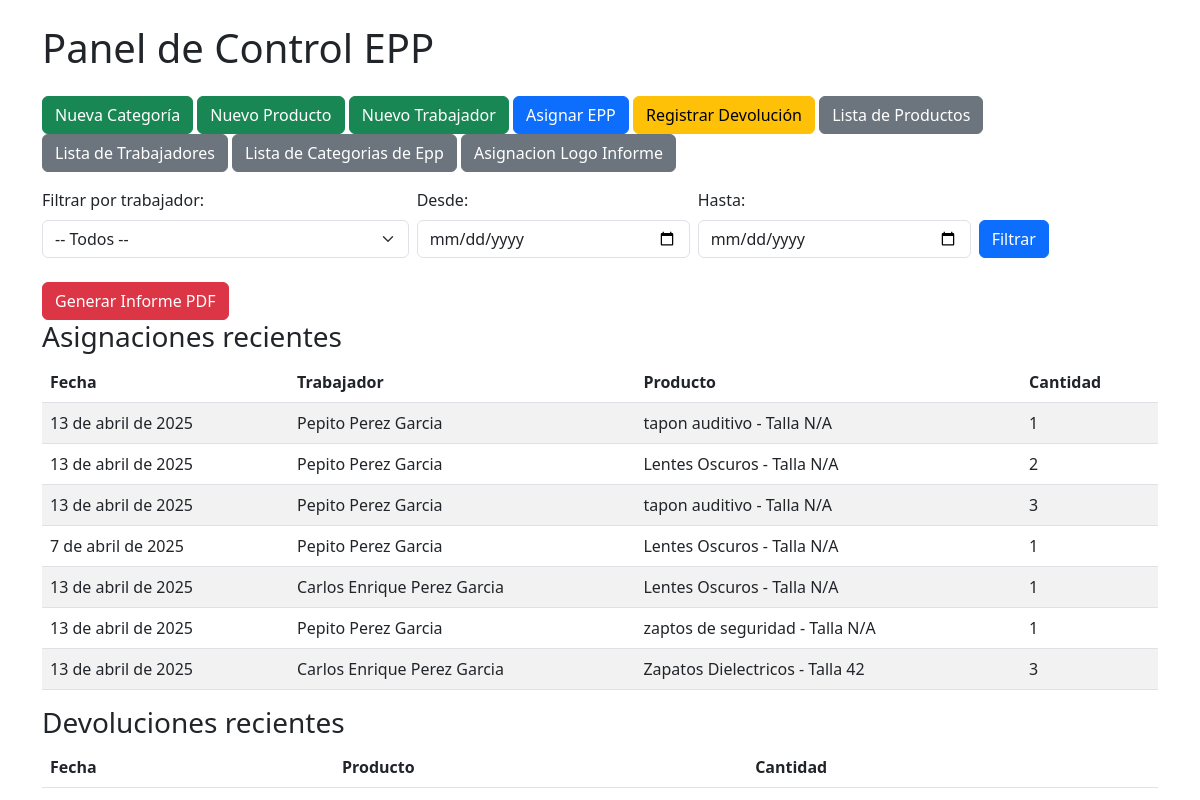
The page / on the database its author committed.
### epp/models.py (models this page shows, shortened)
class AsignacionEpp(models.Model):
    trabajador = models.ForeignKey(Trabajador, on_delete=models.CASCADE)
    producto = models.ForeignKey(Producto, on_delete=models.CASCADE)
    cantidad = models.PositiveIntegerField()
    fecha_asignacion = models.DateField(default=timezone.now)

class Trabajador(models.Model):
    rut = models.CharField(max_length=256, primary_key=True)
    nombre = models.CharField(max_length=256)
    apellido = models.CharField(max_length=256)
    def __str__(self):
        return f"{self.nombre} {self.apellido}"

class Producto(models.Model):
    TALLAS = [
        ("N/A", "N/A"), ("XS", "XS"), ("S", "S"), ("M", "M"), ("L", "L"), ("XL", "XL"), ("XXL", "XXL"),
        ("32", "32"), ("34", "34"), ("36", "36"), ("38", "38"), ("40", "40"), ("42", "42"), ("44", "44"),
        ("46", "46"), ("48", "48"), ("50", "50"), ("52", "52"), ("54", "54"), ("56", "56"), ("58", "58"),
    ]
    id = models.AutoField(primary_key=True)
    nombre = models.CharField(max_length=100)
    stock = models.IntegerField()
    talla = models.CharField(max_length=4, choices=TALLAS, default="N/A")
    categoria = models.ForeignKey(Categoria, on_delete=models.CASCADE)
    def __str__(self):
        return f"{self.nombre} - Talla {self.talla}"

### epp/views.py (the view)
# urls.py: path('', views.index, name='home'),
def index(request):
    trabajador_id = request.GET.get('trabajador')
    fecha_desde = request.GET.get('desde')
    fecha_hasta = request.GET.get('hasta')
    trabajadores = Trabajador.objects.all()
    asignaciones = AsignacionEpp.objects.all()
    devoluciones = DevolucionEpp.objects.all()
    if trabajador_id:
        asignaciones = asignaciones.filter(trabajador__rut=trabajador_id)
        devoluciones = devoluciones.filter(asignacion__trabajador__rut=trabajador_id)
    if fecha_desde:
        asignaciones = asignaciones.filter(fecha_asignacion__gte=fecha_desde)
        devoluciones = devoluciones.filter(fecha_devolucion__gte=fecha_desde)
    if fecha_hasta:
        asignaciones = asignaciones.filter(fecha_asignacion__lte=fecha_hasta)
        devoluciones = devoluciones.filter(fecha_devolucion__lte=fecha_hasta)
    return render(request, 'home/index.html', {
        'asignaciones': asignaciones,
        'devoluciones': devoluciones,
        'trabajadores': trabajadores,
        'trabajador_id': trabajador_id,
        'fecha_desde': fecha_desde,
        'fecha_hasta': fecha_hasta,
    })

### templates/home/index.html (shortened to what this page needs)
<!DOCTYPE html>
<html>
<head>
    <link rel="stylesheet" href="https://cdn.jsdelivr.net/npm/bootstrap@5.3.0/dist/css/bootstrap.min.css">
</head>
<body class="container mt-4">
    <h1 class="mb-4">Panel de Control EPP</h1>
    <div class="mb-3">
        <a class="btn btn-success" href="{% url 'crear_categoria' %}">Nueva Categoría</a>
        <a class="btn btn-success" href="{% url 'crear_producto' %}">Nuevo Producto</a>
        <a class="btn btn-success" href="{% url 'crear_trabajador' %}">Nuevo Trabajador</a>
        <a class="btn btn-primary" href="{% url 'asignar_epp' %}">Asignar EPP</a>
        <a class="btn btn-warning" href="{% url 'devolver_epp' %}">Registrar Devolución</a>
        <a class="btn btn-secondary" href="{% url 'listado_productos' %}">Lista de Productos</a>
        <a class="btn btn-secondary" href="{% url 'listado_trabajadores' %}">Lista de Trabajadores</a>
        <a class="btn btn-secondary" href="{% url 'listado_categorias' %}">Lista de Categorias de Epp</a>
        <a class="btn btn-secondary" href="{% url 'asignacion_logo' %}">Asignacion Logo Informe</a>
    </div>
    <form method="get" class="mb-4">
        <div class="row g-2 align-items-end">
            <div class="col-md-4">
                <label for="trabajador" class="form-label">Filtrar por trabajador:</label>
                <select name="trabajador" id="trabajador" class="form-select" onchange="this.form.submit()">
                    <option value="">-- Todos --</option>
                </select>
            </div>
            <div class="col-md-3">
                <label for="desde" class="form-label">Desde:</label>
                <input type="date" name="desde" id="desde" class="form-control" value="{{ fecha_desde }}">
            </div>
            <div class="col-md-3">
                <label for="hasta" class="form-label">Hasta:</label>
                <input type="date" name="hasta" id="hasta" class="form-control" value="{{ fecha_hasta }}">
            </div>
            <div class="col-md-2">
                <button type="submit" class="btn btn-primary">Filtrar</button>
            </div>
        </div>
    </form>
    <a class="btn btn-danger"
    href="{% if trabajador_id %}{% url 'informe_trabajador' trabajador_id %}?desde={{ request.GET.desde }}&hasta={{ request.GET.hasta }}{% else %}# {% endif %}"
    {% if not trabajador_id or not request.GET.desde or not request.GET.hasta %}disabled{% endif %}>
    Generar Informe PDF
    </a>
    <h3>Asignaciones recientes</h3>
    <table class="table table-striped">
        <thead>
            <tr>
                <th>Fecha</th>
                <th>Trabajador</th>
                <th>Producto</th>
                <th>Cantidad</th>
            </tr>
        </thead>
        <tbody>
            {% for a in asignaciones %}
            <tr>
                <td>{{ a.fecha_asignacion }}</td>
                <td>{{ a.trabajador }}</td>
                <td>{{ a.producto }}</td>
                <td>{{ a.cantidad }}</td>
            </tr>
            {% empty %}
            <tr>
                <td colspan="4" class="text-center">No hay asignaciones.</td>
            </tr>
            {% endfor %}
        </tbody>
    </table>
    <h3>Devoluciones recientes</h3>
    <table class="table table-striped">
        <thead>
            <tr>
                <th>Fecha</th>
                <th>Producto</th>
                <th>Cantidad</th>
            </tr>
        </thead>
    </table>
</body>
</html>

### rows shown on the page
AsignacionEpp: fecha_asignacion "13 de abril de 2025", trabajador "Pepito Perez Garcia", producto "tapon auditivo - Talla N/A", cantidad "1"
AsignacionEpp: fecha_asignacion "13 de abril de 2025", trabajador "Pepito Perez Garcia", producto "Lentes Oscuros - Talla N/A", cantidad "2"
AsignacionEpp: fecha_asignacion "13 de abril de 2025", trabajador "Pepito Perez Garcia", producto "tapon auditivo - Talla N/A", cantidad "3"
AsignacionEpp: fecha_asignacion "7 de abril de 2025", trabajador "Pepito Perez Garcia", producto "Lentes Oscuros - Talla N/A", cantidad "1"
AsignacionEpp: fecha_asignacion "13 de abril de 2025", trabajador "Carlos Enrique Perez Garcia", producto "Lentes Oscuros - Talla N/A", cantidad "1"
AsignacionEpp: fecha_asignacion "13 de abril de 2025", trabajador "Pepito Perez Garcia", producto "zaptos de seguridad - Talla N/A", cantidad "1"
AsignacionEpp: fecha_asignacion "13 de abril de 2025", trabajador "Carlos Enrique Perez Garcia", producto "Zapatos Dielectricos - Talla 42", cantidad "3"
